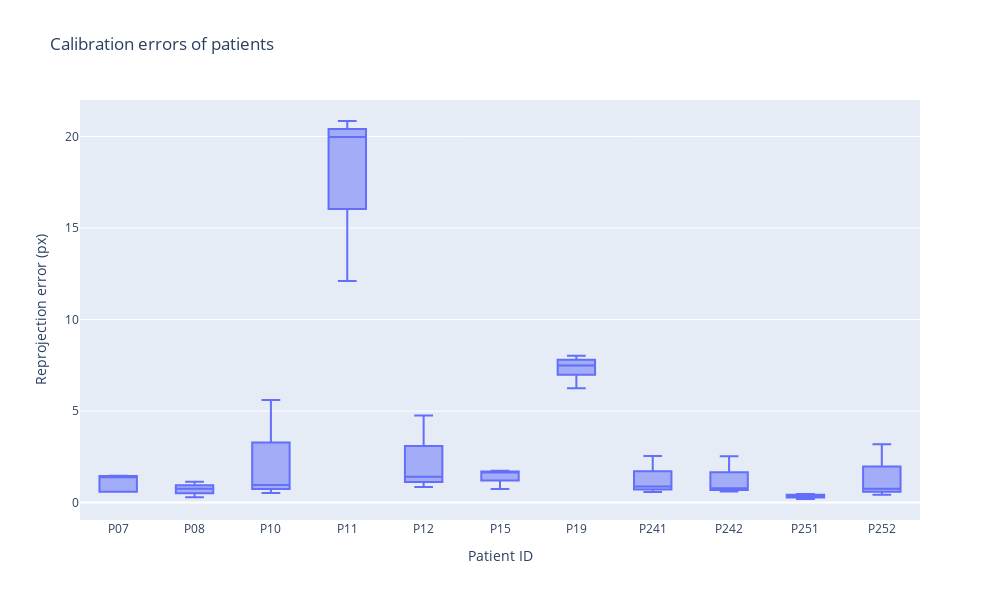

The notebook cell saved with this chart:
### Code cell
fig = px.box(df_calib_error.sort_values(by='id_p'), x='id_p', y='error',
           title='Calibration errors of patients',
           labels={'error': 'Reprojection error (px)', 'id_p': 'Patient ID'}, template = 'plotly')

fig.update_layout(height=600, width=1000)

fig.show()

dir_dst = os.path.join(root_stat, '05_calibration')
os.makedirs(dir_dst, exist_ok=True)
fig.write_html(os.path.join(dir_dst, 'calib_error.html'))

fig.write_image(os.path.join(dir_dst, 'calib_error.svg'), scale=5)
fig.write_image(os.path.join(dir_dst, 'calib_error.png'), scale=5)

### Figure 1 — Plotly figure (JSON) as saved in the notebook; plotly's stock layout.template omitted (floating-point values rounded to 4 significant figures)
{"data": [{"alignmentgroup": "True", "hovertemplate": "Patient ID=%{x}<br>Reprojection error (px)=%{y}<extra></extra>", "legendgroup": "", "marker": {"color": "#636efa"}, "name": "", "notched": false, "offsetgroup": "", "orientation": "v", "showlegend": false, "x": ["P07", "P07", "P07", "P07", "P07", "P08", "P08", "P08", "P08", "P10", "P10", "P10", "P10", "P11", "P11", "P11", "P11", "P12", "P12", "P12", "P12", "P15", "P15", "P15", "P15", "P15", "P15", "P15", "P15", "P19", "P19", "P19", "P19", "P19", "P19", "P19", "P19", "P241", "P241", "P241", "P241", "P242", "P242", "P242", "P242", "P251", "P251", "P251", "P251", "P252", "P252", "P252", "P252"], "x0": " ", "xaxis": "x", "y": [0.5877, 1.462, 1.452, 1.386, 0.5897, 1.132, 0.7585, 0.7373, 0.2878, 5.604, 0.5285, 0.9696, 0.9599, 19.98, 19.97, 20.85, 12.1, 0.8449, 1.416, 4.754, 1.405, 1.73, 1.737, 1.651, 1.649, 1.648, 1.645, 0.7546, 0.7365, 6.712, 8.022, 7.697, 6.247, 7.283, 7.698, 7.268, 7.908, 0.885, 2.545, 0.5757, 0.8613, 0.7927, 2.525, 0.5999, 0.7606, 0.1945, 0.3706, 0.4692, 0.3845, 0.432, 0.7475, 0.7585, 3.183], "y0": " ", "yaxis": "y", "type": "box"}], "layout": {"xaxis": {"anchor": "y", "domain": [0.0, 1.0], "title": {"text": "Patient ID"}}, "yaxis": {"anchor": "x", "domain": [0.0, 1.0], "title": {"text": "Reprojection error (px)"}}, "legend": {"tracegroupgap": 0}, "title": {"text": "Calibration errors of patients"}, "boxmode": "group", "height": 600, "width": 1000}}
